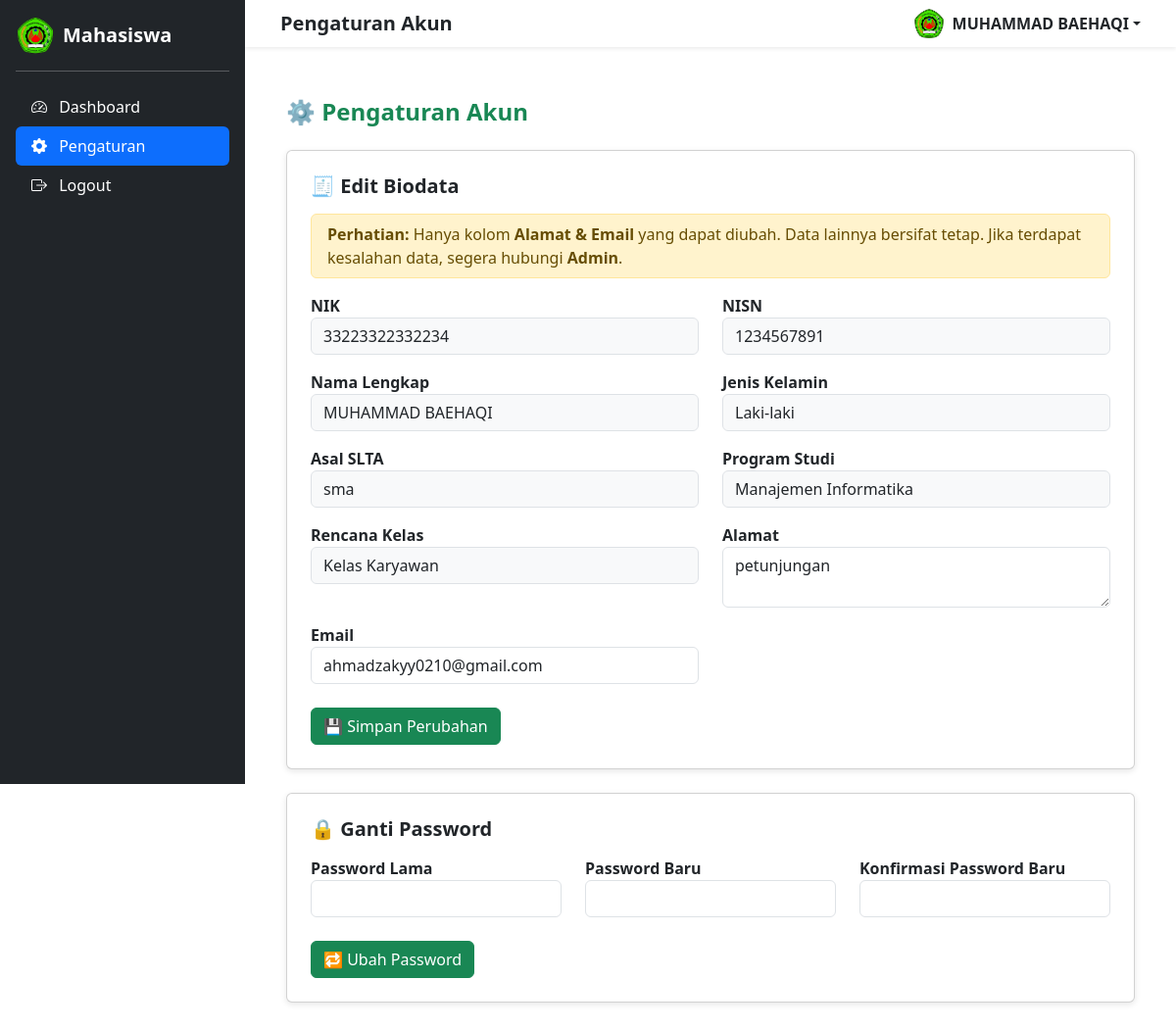
Page /user/pengaturan.php (signed in) on the committed database.
### tables this page shows
CREATE TABLE `tb_pendaftaran` (
  `id_pendaftaran` int(11) NOT NULL,
  `nama_lengkap` varchar(100) DEFAULT NULL,
  `email` varchar(100) DEFAULT NULL,
  `nomor_wa` varchar(20) DEFAULT NULL,
  `jenis_kelamin` varchar(20) DEFAULT NULL,
  `alamat` text DEFAULT NULL,
  `nik` varchar(16) NOT NULL,
  `nisn` varchar(10) NOT NULL,
  `asal_slta` varchar(100) DEFAULT NULL,
  `program_studi` varchar(100) DEFAULT NULL,
  `rencana_kelas` varchar(50) DEFAULT NULL,
  `bukti_pembayaran` varchar(255) DEFAULT NULL,
  `tanggal_daftar` datetime DEFAULT current_timestamp(),
  `status_pendaftaran` enum('Pending','Diterima','Tidak Diterima') DEFAULT 'Pending'
);

### user/pengaturan.php (the view, shortened to what this page needs)
<?php
include '../includes/koneksi.php';
$nik = $_SESSION['username'];
$query = mysqli_query($conn, "SELECT * FROM tb_pendaftaran WHERE nik = '$nik' LIMIT 1");
$data = mysqli_fetch_assoc($query);
?>
<!DOCTYPE html>
<html lang="id">
<head>
    <link href="https://cdn.jsdelivr.net/npm/bootstrap@5.3.2/dist/css/bootstrap.min.css" rel="stylesheet">
</head>
<body>
    <?php include 'sidebar_user.php'; ?>
    <div class="content">
        <div class="container">
            <h4 class="fw-bold mb-4 text-success">⚙️ Pengaturan Akun</h4>
            <div class="card mb-4 p-4">
                <h5 class="fw-bold text-dark mb-3">🧾 Edit Biodata</h5>
                <div class="alert alert-warning py-2 mb-3">
                    <b>Perhatian:</b> Hanya kolom <b>Alamat & Email</b> yang dapat diubah.
                    Data lainnya bersifat tetap. Jika terdapat kesalahan data, segera hubungi <b>Admin</b>.
                </div>
                <form method="POST">
                    <div class="row">
                        <div class="col-md-6 mb-3">
                            <label class="fw-semibold">NIK</label>
                            <input type="text" class="form-control bg-light"
                                value="<?= htmlspecialchars($data['nik']); ?>" readonly>
                        </div>
                        <div class="col-md-6 mb-3">
                            <label class="fw-semibold">NISN</label>
                            <input type="text" class="form-control bg-light"
                                value="<?= htmlspecialchars($data['nisn']); ?>" readonly>
                        </div>
                        <div class="col-md-6 mb-3">
                            <label class="fw-semibold">Nama Lengkap</label>
                            <input type="text" class="form-control bg-light"
                                value="<?= htmlspecialchars($data['nama_lengkap']); ?>" readonly>
                        </div>
                        <div class="col-md-6 mb-3">
                            <label class="fw-semibold">Jenis Kelamin</label>
                            <input type="text" class="form-control bg-light"
                                value="<?= htmlspecialchars($data['jenis_kelamin']); ?>" readonly>
                        </div>
                        <div class="col-md-6 mb-3">
                            <label class="fw-semibold">Asal SLTA</label>
                            <input type="text" class="form-control bg-light"
                                value="<?= htmlspecialchars($data['asal_slta']); ?>" readonly>
                        </div>
                        <div class="col-md-6 mb-3">
                            <label class="fw-semibold">Program Studi</label>
                            <input type="text" class="form-control bg-light"
                                value="<?= htmlspecialchars($data['program_studi']); ?>" readonly>
                        </div>
                        <div class="col-md-6 mb-3">
                            <label class="fw-semibold">Rencana Kelas</label>
                            <input type="text" class="form-control bg-light"
                                value="<?= htmlspecialchars($data['rencana_kelas']); ?>" readonly>
                        </div>
                        <div class="col-md-6 mb-3">
                            <label class="fw-semibold">Alamat</label>
                            <textarea name="alamat"
                                class="form-control"><?= htmlspecialchars($data['alamat']); ?></textarea>
                        </div>
                        <div class="col-md-6 mb-3">
                            <label class="fw-semibold">Email</label>
                            <input type="email" name="email" class="form-control"
                                value="<?= htmlspecialchars($data['email']); ?>">
                        </div>
                    </div>
                    <button type="submit" name="update_biodata" class="btn btn-success mt-2">💾 Simpan
                        Perubahan</button>
                </form>
            </div>
            <div class="card p-4 mb-5">
                <h5 class="fw-bold text-dark mb-3">🔒 Ganti Password</h5>
                <form method="POST">
                    <div class="row">
                        <div class="col-md-4 mb-3">
                            <label class="fw-semibold">Password Lama</label>
                            <input type="password" name="password_lama" class="form-control" required>
                        </div>
                        <div class="col-md-4 mb-3">
                            <label class="fw-semibold">Password Baru</label>
                            <input type="password" name="password_baru" class="form-control" required>
                        </div>
                        <div class="col-md-4 mb-3">
                            <label class="fw-semibold">Konfirmasi Password Baru</label>
                            <input type="password" name="konfirmasi_password" class="form-control" required>
                        </div>
                    </div>
                    <button type="submit" name="update_password" class="btn btn-success mt-2">🔁 Ubah Password</button>
                </form>
            </div>
        </div>
    </div>
</body>
</html>

### user/sidebar_user.php (shortened to what this page needs)
<?php
$current_page = basename($_SERVER['PHP_SELF']);
?>
<nav class="navbar navbar-expand-lg navbar-light bg-white shadow-sm fixed-top px-4">
    <div class="container-fluid">
        <?php
        $page_titles = [
            'dashboard_user' => 'Dashboard Mahasiswa',
            'pengaturan' => 'Pengaturan Akun'
        ];
        $page_title = $page_titles[basename($_SERVER['PHP_SELF'], '.php')] ?? 'Dashboard Mahasiswa';
        ?>
        <h5 class="fw-bold mb-0"><?= htmlspecialchars($page_title) ?></h5>
        <div class="dropdown ms-auto">
            <a href="#" class="d-flex align-items-center text-dark text-decoration-none dropdown-toggle"
                id="dropdownUser" data-bs-toggle="dropdown" aria-expanded="false">
                <img src="../img/logo_mkm.png" alt="User" width="32" height="32" class="rounded-circle me-2">
                <strong>
                    <?= isset($data['nama_lengkap']) ? htmlspecialchars($data['nama_lengkap']) : htmlspecialchars($_SESSION['username']); ?>
                </strong>
            </a>
        </div>
    </div>
</nav>
<div class="sidebar bg-dark text-white p-3" id="sidebar">
    <a href="dashboard_user.php" class="d-flex align-items-center mb-3 text-white text-decoration-none">
        <img src="../img/logo_mkm.png" alt="Logo" width="40" class="me-2">
        <span class="fs-5 fw-bold">Mahasiswa</span>
    </a>
    <hr>
    <ul class="nav nav-pills flex-column mb-auto">
        <li>
            <a href="dashboard_user.php"
                class="nav-link text-white <?= ($current_page == 'dashboard_user.php') ? 'active' : ''; ?>">
                <i class="bi bi-speedometer2 me-2"></i> Dashboard
            </a>
        </li>
        <li>
            <a href="pengaturan.php"
                class="nav-link text-white <?= ($current_page == 'pengaturan.php') ? 'active' : ''; ?>">
                <i class="bi bi-gear-fill me-2"></i> Pengaturan
            </a>
        </li>
        <li>
            <a href="../logout.php" class="nav-link text-white">
                <i class="bi bi-box-arrow-right me-2"></i> Logout
            </a>
        </li>
    </ul>
</div>
<link href="https://cdn.jsdelivr.net/npm/bootstrap@5.3.2/dist/css/bootstrap.min.css" rel="stylesheet">
<link href="https://cdn.jsdelivr.net/npm/bootstrap-icons@1.11.3/font/bootstrap-icons.css" rel="stylesheet">

### user/pengaturan.php (style rules this page uses)
body { background-color: #f8f9fa; }
.content { margin-left: 250px; padding: 100px 30px 50px; min-height: 100vh; overflow-y: auto; }
.card { border: none; box-shadow: 0 2px 6px rgba(0, 0, 0, 0.1); border-radius: 12px; }

### user/sidebar_user.php (style rules this page uses)
.sidebar { width: 250px; min-height: 100vh; position: fixed; top: 0; left: 0; padding-top: 70px; transition: all 0.3s ease; z-index: 1040; }
.nav-link.active { background-color: #0d6efd !important; border-radius: 8px; }
@media (min-width: 992px) { .navbar { margin-left: 250px; width: calc(100% - 250px); transition: all 0.3s ease; } }

### rows in the picture
tb_pendaftaran: nama_lengkap "MUHAMMAD BAEHAQI", nik "33223322332234", nisn "1234567891", jenis_kelamin "Laki-laki", asal_slta "sma", program_studi "Manajemen Informatika", rencana_kelas "Kelas Karyawan", alamat "petunjungan", email "ahmadzakyy0210@gmail.com"

### other values in the picture
$page_title "Pengaturan Akun"
